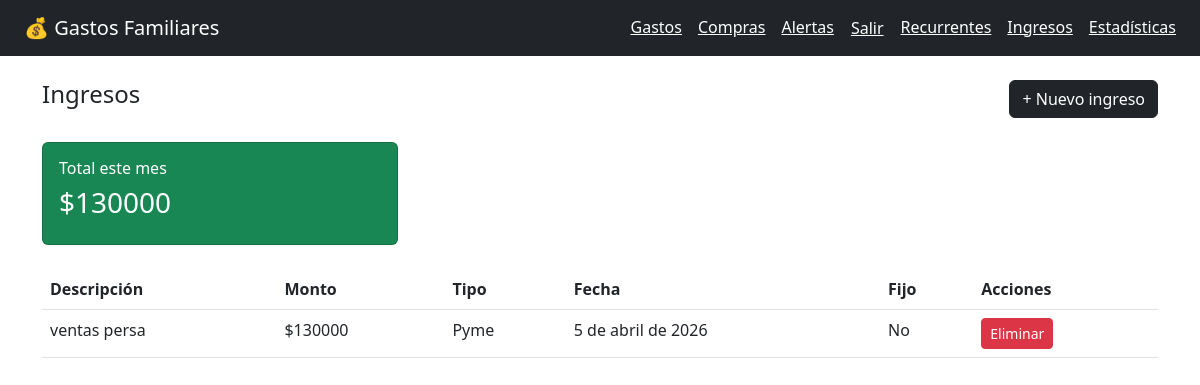
Page /ingresos/ (signed in) on the earlier database version.
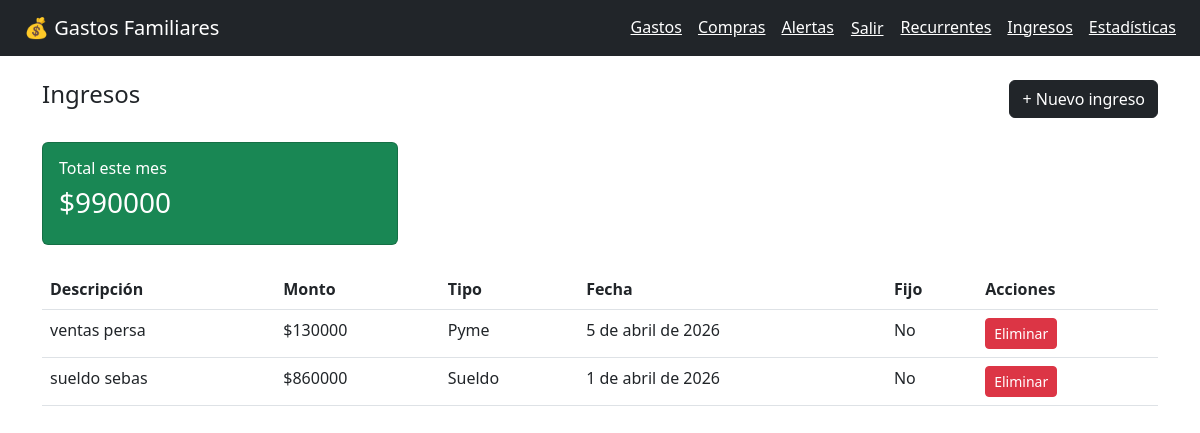
Same page on the later database version.
### gastos/models.py (models this page shows, shortened)
class Ingreso(models.Model):
    TIPO_CHOICES = [
        ('sueldo', 'Sueldo'),
        ('extra', 'Extra'),
        ('pyme', 'Pyme'),
        ('otro', 'Otro'),
    ]
    usuario = models.ForeignKey(User, on_delete=models.CASCADE, related_name='ingresos')
    descripcion = models.CharField(max_length=200)
    monto = models.DecimalField(max_digits=12, decimal_places=0)
    tipo = models.CharField(max_length=20, choices=TIPO_CHOICES, default='sueldo')
    fecha = models.DateField(default=timezone.now)
    es_fijo = models.BooleanField(default=False, help_text='Si es fijo se repite cada mes')
    creado_en = models.DateTimeField(auto_now_add=True)
    class Meta:
        ordering = ['-fecha']

### gastos/views.py (the view)
# urls.py: path('ingresos/', views.lista_ingresos, name='lista_ingresos'),
@login_required
def lista_ingresos(request):
    hoy = timezone.now().date()
    ingresos = Ingreso.objects.filter(usuario=request.user)
    resumen = services.resumen_ingresos_mes(request.user, hoy.year, hoy.month)
    return render(request, 'gastos/ingresos.html', {
        'ingresos': ingresos,
        'resumen': resumen,
    })

### gastos/services.py (called while the page is built)
def resumen_ingresos_mes(usuario, año, mes):
    from django.db.models import Sum
    ingresos = Ingreso.objects.filter(
        usuario=usuario,
        fecha__year=año,
        fecha__month=mes,
    )
    total = ingresos.aggregate(total=Sum('monto'))['total'] or 0
    por_tipo = ingresos.values('tipo').annotate(subtotal=Sum('monto'))
    return {
        'total': total,
        'por_tipo': list(por_tipo),
        'cantidad': ingresos.count(),
    }

### templates/gastos/ingresos.html (shortened to what this page needs)
{% extends 'gastos/base.html' %}
{% block contenido %}
<div class="d-flex justify-content-between mb-4">
    <h4>Ingresos</h4>
    <a href="{% url 'nuevo_ingreso' %}" class="btn btn-dark">+ Nuevo ingreso</a>
</div>
<div class="row mb-4">
    <div class="col-md-4">
        <div class="card text-white bg-success">
            <div class="card-body">
                <h6>Total este mes</h6>
                <h3>${{ resumen.total|floatformat:0 }}</h3>
            </div>
        </div>
    </div>
</div>
<div class="table-responsive">
<table class="table table-hover">
    <thead>
        <tr>
            <th>Descripción</th>
            <th>Monto</th>
            <th>Tipo</th>
            <th>Fecha</th>
            <th>Fijo</th>
            <th>Acciones</th>
        </tr>
    </thead>
    <tbody>
        {% for i in ingresos %}
        <tr>
            <td>{{ i.descripcion }}</td>
            <td>${{ i.monto|floatformat:0 }}</td>
            <td>{{ i.get_tipo_display }}</td>
            <td>{{ i.fecha }}</td>
            <td>{% if i.es_fijo %}Sí{% else %}No{% endif %}</td>
            <td>
                <form method="post" action="{% url 'eliminar_ingreso' i.pk %}">
                    <button class="btn btn-sm btn-danger">Eliminar</button>
                </form>
            </td>
        </tr>
        {% empty %}
        <tr><td colspan="6" class="text-center">No hay ingresos registrados</td></tr>
        {% endfor %}
    </tbody>
</table>
</div>
{% endblock %}

Differences in the rows shown:
added Ingreso: descripcion "sueldo sebas", monto "860000", tipo "Sueldo", fecha "1 de abril de 2026", es_fijo "No"
Other differences:
{{ resumen.total|floatformat:0 }}: "130000" → "990000"
